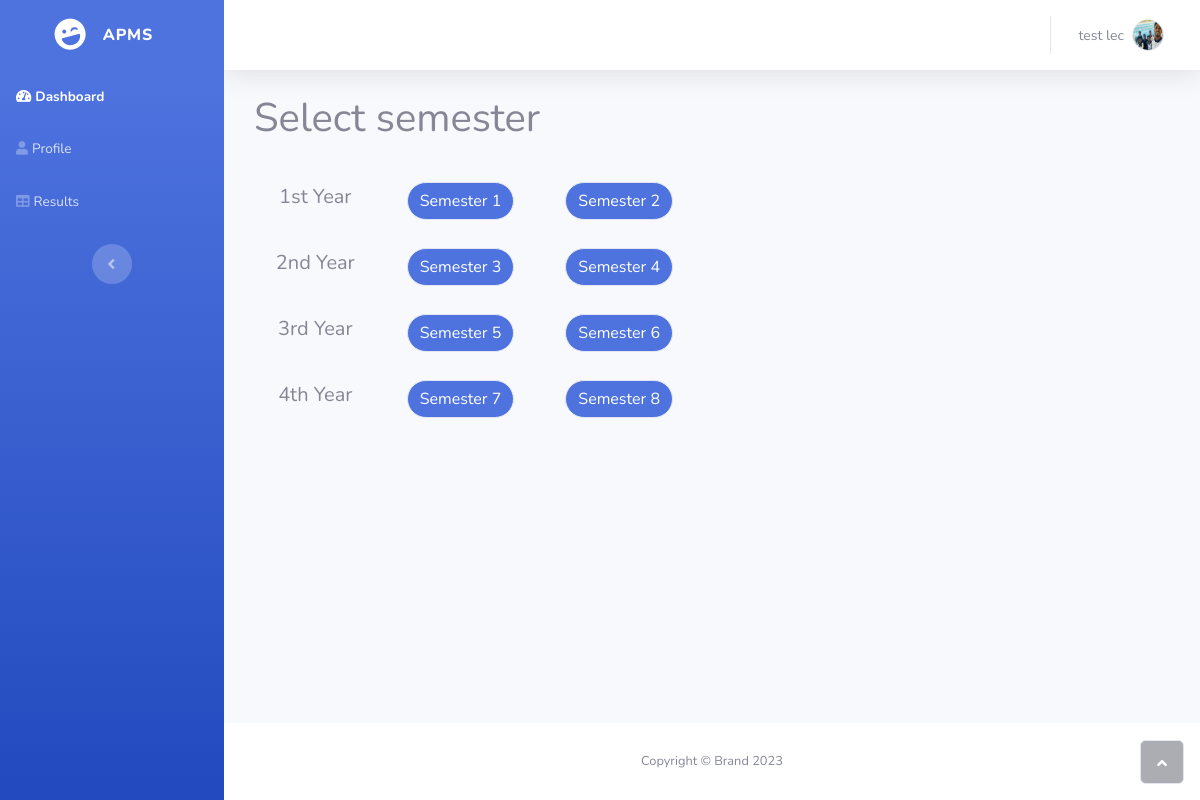
/Lectures_panel/select_semester/select_semester.php (signed in), run on the app's committed database.
### tables this page shows
CREATE TABLE `tbl_lecturer` (
  `lec_id` int(11) NOT NULL,
  `username` varchar(255) NOT NULL,
  `password` varchar(255) NOT NULL,
  `role_id` int(10) NOT NULL,
  `name` varchar(100) NOT NULL,
  `bio` varchar(255) NOT NULL,
  `index_no` varchar(100) NOT NULL,
  `nic` varchar(255) NOT NULL,
  `gender` varchar(50) NOT NULL,
  `DOB` date NOT NULL,
  `address` varchar(255) NOT NULL,
  `tel_no` int(100) NOT NULL,
  `linkdin` varchar(255) NOT NULL,
  `github` varchar(255) NOT NULL,
  `gmail` varchar(255) NOT NULL,
  `image` varchar(255) NOT NULL
);

### Lectures_panel/parts/dropdown.php (the view, shortened to what this page needs)
<div class="nav-item dropdown no-arrow">
     <a class="dropdown-toggle nav-link" aria-expanded="false" data-bs-toggle="dropdown" href="#">
          <?php
          $sql = "SELECT * from  tbl_lecturer WHERE lec_id =$user_id ";
          $res = mysqli_query($conn, $sql);
          if ($res == TRUE) {
               $count = mysqli_num_rows($res);
               if ($count > 0) {
                    while ($rows = mysqli_fetch_assoc($res)) {
                         $name = $rows["name"];
                         $image = $rows["image"];
                    }
               }
          }
          ?>
          <span class="d-none d-lg-inline me-2 text-gray-600 small"><?php echo $name ?></span>
          <img class="border rounded-circle img-profile" src="/APMS/images/lecturers/<?php echo $image ?> "></a>
</div>

### data on the page
tbl_lecturer: name "test lec", image (picture)
